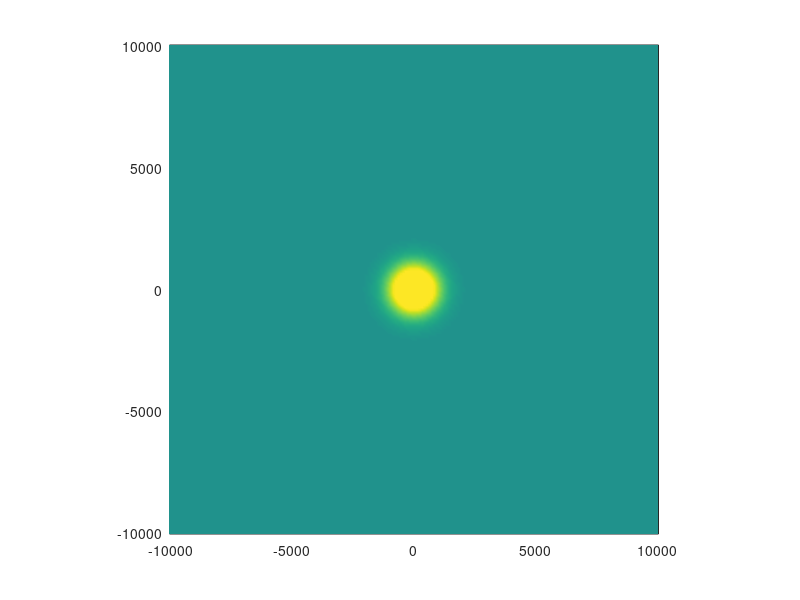

Write MATLAB code to recreate this figure. (Note: this script raises an error after producing the figure.)
%
% Linear shallow water equations : no rotation + walls
%
%  Du/Dt = -gDzeta/Dx
%  Dv/Dt = -gDzeta/Dy
%  Dzeta/Dt = -H(Du/Dx-Dv/Dy)
%
clear all
close all
%
% Parameters
%
dx=100.e3;		% X resolution [m]
dy=dx;		    % Y resolution [m]
dt=432;			% time step [s]
daymax=3;		% duration of simulation [days]
xmax=20000.e3;		% Length of the basin [m]
ymax=20000.e3;		% Width of the basin [m]
Hmax=2500.;		% depth [m]
g=9.81;			% gravity acceleration [m.s-2]
rho0=1025;		% Density [kg.m-3]
%
R0=1000e3;		% Diameter of the initial perturbation [m]
zeta0=0.2;		% Amplitude initial perturbation [m]
%
daydiag=0.1;		% Number of days between diagnostics
dayplot=0.1;		% Number of days between images
skip=0;			% Plot 1 arrow every 'skip' grid points
%
% Test of the CFL criterion for barotropic gravity waves
%
disp(['DT = ',num2str(dt)])
disp(['DX/DT = ',num2str(dx/dt)])
disp(['CMAX = ',num2str(sqrt(g*Hmax))])
disp(['CURRENT NUMBER = ',num2str(sqrt(g*Hmax)*dt/dx)])
disp(' ')
%
% Build a horizontal C-grid
%
x_rho=-xmax/2-dx/2:dx:xmax/2+dx/2;
y_rho=-ymax/2-dy/2:dy:ymax/2+dy/2;
x_u=0.5*(x_rho(2:end)+x_rho(1:end-1));
y_u=y_rho;
x_v=x_rho;
y_v=0.5*(y_rho(2:end)+y_rho(1:end-1));
[x_rho,y_rho]=meshgrid(x_rho,y_rho);
[x_u,y_u]=meshgrid(x_u,y_u);
[x_v,y_v]=meshgrid(x_v,y_v);
[M,L]=size(x_rho);
disp(['grid size : ',num2str(L),' X ',num2str(M)])
%
% Create the bottom topography
%
H=Hmax + 0*x_rho;
%
% Define the initial conditions
%
zeta=zeta0*exp(-(x_rho.^2+y_rho.^2)/R0^2);
u=0*y_u;
v=0*y_v;
%
nstep=0;
nframe=0;
%
% Main computing loop
%
for time=0:dt/(24*3600):daymax
%
  nstep=nstep+1;
%
% Compute u-rhs terms : pressure gradient
%
  ru=-g.*(zeta(:,2:end)-zeta(:,1:end-1))./dx;
%
% Compute v-rhs terms : pressure gradient
%
  rv=-g.*(zeta(2:end,:)-zeta(1:end-1,:))./dy;
%
% Step U : forward step U(t+1)=U(t)+dt*F(t)
%
  u(2:end-1,2:end-1)=u(2:end-1,2:end-1)+dt*ru(2:end-1,2:end-1);
%
% Boundary conditions for u: wall
%
  u(:,1)=0;
  u(:,end)=0;
  u(1,:)=u(2,:);
  u(end,:)=u(end-1,:);
%
% Step V : forward step V(t+1)=V(t)+dt*F(t)
%
  v(2:end-1,2:end-1)=v(2:end-1,2:end-1)+dt*rv(2:end-1,2:end-1);
%
% Boundary conditions for v: wall
%
  v(:,1)=v(:,2);
  v(:,end)=v(:,end-1);
  v(1,:)=0;
  v(end,:)=0;
%
% Compute zeta-rhs terms 
%
  rz=0.*y_rho;
%
% Divergence of u 
%
  rz(:,2:end-1)=rz(:,2:end-1)+(u(:,2:end)-u(:,1:end-1))/dx;
%
% Divergence of v 
%
  rz(2:end-1,:)=rz(2:end-1,:)+(v(2:end,:)-v(1:end-1,:))/dy;
%
% Backward step for zeta (don't forget H)
%
  zeta(2:end-1,2:end-1)=zeta(2:end-1,2:end-1)-...
                        dt.*H(2:end-1,2:end-1).*rz(2:end-1,2:end-1);
%
% Boundary conditions for zeta (no gradient across a wall)
%
  zeta(:,1)=zeta(:,2);
  zeta(:,end)=zeta(:,end-1);
  zeta(1,:)=zeta(2,:);
  zeta(end,:)=zeta(end-1,:);
%
% Diagnostics if necessary
%
  if rem(time,daydiag)==0
    disp(['Day: ',num2str(time),' - Step: ',num2str(nstep)])
    mz=100*mean(mean(zeta));
    mu=mean(mean(u));  
    mv=mean(mean(v));  
    disp(['Mean zeta: ',num2str(mz),...
          ' - u: ',num2str(mu),...
          ' - v: ',num2str(mv)])
    mz=100*max(max(zeta));
    mu=max(max(u));  
    mv=max(max(v));  
    disp(['Max zeta: ',num2str(mz),...
          ' - u: ',num2str(mu),...
          ' - v: ',num2str(mv)])
    mz=100*min(min(zeta));
    mu=min(min(u));  
    mv=min(min(v));  
    disp(['Min zeta: ',num2str(mz),...
          ' - u: ',num2str(mu),...
          ' - v: ',num2str(mv)])
    disp(' ')
  end
%
% Plot if necessary
%
  if rem(time,dayplot)==0 
    nframe=nframe+1;
    pcolor(x_rho/1000,y_rho/1000,100*zeta)
    shading interp
    axis image
    caxis([-10 10])
    colorbar('horiz')
    if skip>0
      hold on
      ur=0.5*(u(2:end-1,2:end)+u(2:end-1,1:end-1));
      vr=0.5*(v(2:end,2:end-1)+v(1:end-1,2:end-1));
      quiver(x_rho(2:skip:end-1,2:skip:end-1)/1000,...
             y_rho(2:skip:end-1,2:skip:end-1)/1000,...
             ur(1:skip:end,1:skip:end),vr(1:skip:end,1:skip:end),'k')
      hold off
    end
    title(['zeta [cm] - day: ',num2str(time)])
    xlabel('X [km]')
    ylabel('Y [km]')
    warning off
    Mov(nframe) = getframe;
  end
end
movie(Mov,5)
